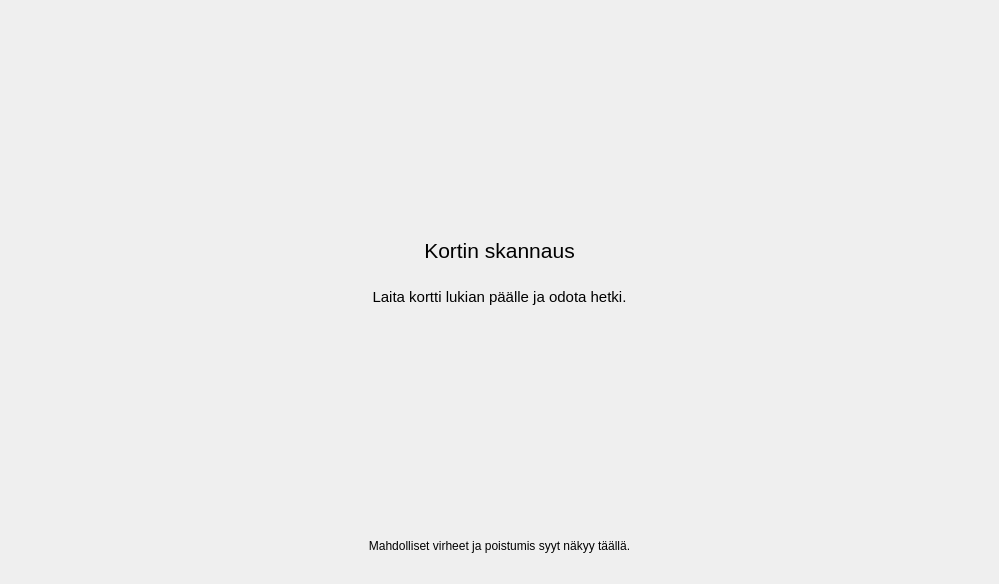
<?xml version="1.0" encoding="UTF-8"?>
<ui version="4.0">
 <class>scan</class>
 <widget class="QWidget" name="scan">
  <property name="geometry">
   <rect>
    <x>0</x>
    <y>0</y>
    <width>999</width>
    <height>584</height>
   </rect>
  </property>
  <property name="windowTitle">
   <string>Form</string>
  </property>
  <layout class="QGridLayout" name="gridLayout">
   <item row="0" column="0">
    <layout class="QVBoxLayout" name="verticalLayout">
     <item>
      <spacer name="verticalSpacer_2">
       <property name="orientation">
        <enum>Qt::Vertical</enum>
       </property>
       <property name="sizeHint" stdset="0">
        <size>
         <width>20</width>
         <height>40</height>
        </size>
       </property>
      </spacer>
     </item>
     <item>
      <widget class="QLabel" name="helpLabel">
       <property name="text">
        <string>&lt;html&gt;&lt;head/&gt;&lt;body&gt;&lt;p align=&quot;center&quot;&gt;&lt;span style=&quot; font-size:16pt;&quot;&gt;Kortin skannaus&lt;/span&gt;&lt;br/&gt;&lt;/p&gt;&lt;p align=&quot;center&quot;&gt;&lt;span style=&quot; font-size:11pt;&quot;&gt;Laita kortti lukian päälle ja odota hetki.&lt;/span&gt;&lt;/p&gt;&lt;/body&gt;&lt;/html&gt;</string>
       </property>
      </widget>
     </item>
     <item>
      <spacer name="verticalSpacer">
       <property name="orientation">
        <enum>Qt::Vertical</enum>
       </property>
       <property name="sizeHint" stdset="0">
        <size>
         <width>20</width>
         <height>40</height>
        </size>
       </property>
      </spacer>
     </item>
     <item>
      <widget class="QLabel" name="explainerLabel">
       <property name="text">
        <string>&lt;html&gt;&lt;head/&gt;&lt;body&gt;&lt;p align=&quot;center&quot;&gt;Mahdolliset virheet ja poistumis syyt näkyy täällä.&lt;/p&gt;&lt;/body&gt;&lt;/html&gt;</string>
       </property>
      </widget>
     </item>
     <item>
      <widget class="QLabel" name="errorLabel">
       <property name="text">
        <string/>
       </property>
      </widget>
     </item>
    </layout>
   </item>
  </layout>
 </widget>
 <resources/>
 <connections/>
</ui>
